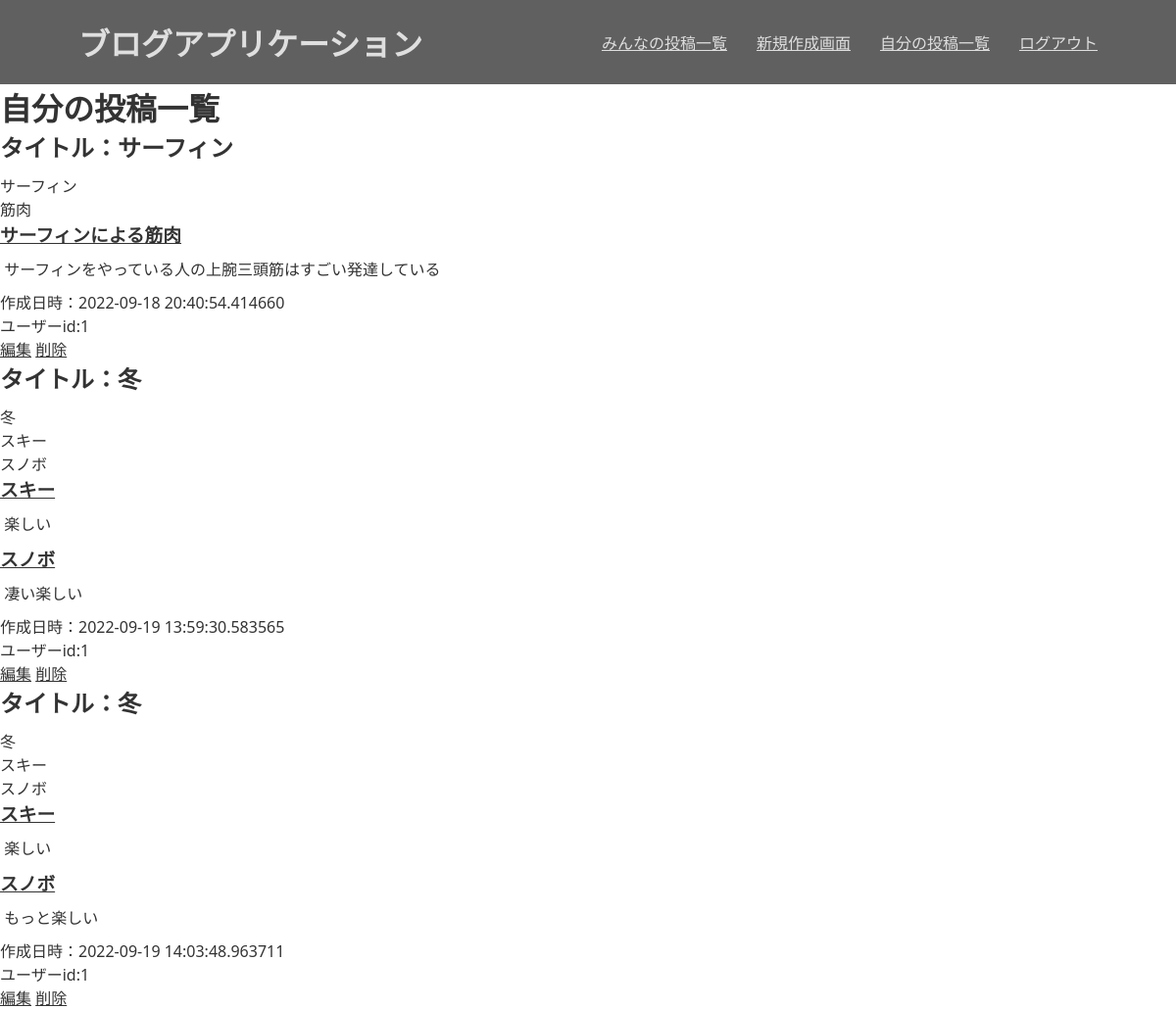
Page /user/show (signed in) on the committed database.
### app.py (models this page shows)
class BlogArticle(db.Model):
    __tablename__ = 'BlogArticle'
    id = db.Column(db.Integer, primary_key=True)
    title = db.Column(db.String(50), nullable=False)
    created_at = db.Column(db.DateTime, nullable=False, default=datetime.now(pytz.timezone('Asia/Tokyo')))
    user_id = db.Column(db.Integer, db.ForeignKey('users.id'), nullable=False)
    contents = db.relationship('Content', backref='BlogArticle')
    tag_relation = db.relationship('Tag_relation', backref='BlogArticle', lazy=True)
    image = db.Column(db.String(100))

class Tag(db.Model):
    __tablename__ = 'Tag'
    id = db.Column(db.Integer, primary_key=True)
    name = db.Column(db.String(50), nullable=False)
    tag_relation = db.relationship('Tag_relation', backref='Tag', lazy=True)
    type_id = db.Column(db.Integer)

class Content(db.Model):
    __tablename__ = 'contents'
    id = db.Column(db.Integer, primary_key=True)
    blog_id = db.Column(db.Integer, db.ForeignKey('BlogArticle.id'))
    content_type = db.Column(db.String(50), nullable=False)
    text = db.Column(db.Text)
    seq = db.Column(db.Integer, nullable=False)

### app.py (the view)
@app.route('/user/show')
def show_user():
    user_id = current_user.id
    blogarticles = BlogArticle.query.filter_by(user_id=user_id).all()
    content = {}
    for blogarticle in blogarticles:
        contents = Content.query.filter_by(blog_id=blogarticle.id).order_by(Content.seq).all()
        box = []
        for c in contents:
            dic = {}
            dic["type"] = c.content_type
            dic["text"] = c.text
            box.append(dic)
        content[blogarticle.id] = box
    tags = {}
    for blogarticle in blogarticles:
        relation_to_tags = Tag_relation.query.filter_by(article_id=blogarticle.id)
        box = []
        for relation_to_tag in relation_to_tags:
            tag = Tag.query.filter_by(id = relation_to_tag.tag_id).first()
            box.append(tag.name)
        tags[blogarticle.id] = box
    return render_template('show_user.html', blogarticles=blogarticles, content=content, tags = tags)

### app.py (called while the page is built)
@login_manager.user_loader
def load_user(user_id):
    return User.query.get(int(user_id))

### templates/show_user.html
{% extends 'base.html' %}
{% block content %}
<h1>自分の投稿一覧</h1>
{% for blogarticle in blogarticles %}
<article>
    <h1 class="title">タイトル：{{ blogarticle.title }}</h1>
    {% for tag in tags[blogarticle.id] %}
    <p>{{ tag }}</p>
    {% endfor %}
    {% for c in content[blogarticle.id] %}
        {% if c["type"] == "headline" %}
        <h3 class="headline">{{ c["text"] }}</h3>
        {% elif c["type"] == "body" %}
        <p class="text">&nbsp;{{ c["text"] }}</p>
        {% endif %}
    {% endfor %}
    <p>作成日時：{{ blogarticle.created_at }}</p>
    <p>ユーザーid:{{ blogarticle.user_id }}</p>
    <a href="/update/{{ blogarticle.id }}" role="button">編集</a>
    <a href="/delete/{{ blogarticle.id }}" role="button">削除</a>
</article>
{% endfor %}
{% endblock %}

### templates/base.html (shortened to what this page needs)
<!DOCTYPE html>
<html>
    <head>
        <link rel="stylesheet" href="../static/css/slick-theme.css">
        <link rel="stylesheet" href="../static/css/slick.css">
        <link href="../static/css/styles.css" rel="stylesheet">
    </head>
    <body>
        <div class="yellow">
            <div class="content">
                <header>
                    <div class="header-logo">
                        <h1>ブログアプリケーション</h1>
                    </div>
                    <div class="header-list">
                        <ul>
                            {% if current_user.is_authenticated == True %}
                            <li class="header-img2"><a href="/">みんなの投稿一覧</a></li>
                            <li class="header-img2"><a href="/create" role="button">新規作成画面</a></li>
                            <li class="header-img2"><a href="/user/show" role="button">自分の投稿一覧</a></li>
                            <li class="header-img2"><a href="/logout" role="button">ログアウト</a></li>
                            {% else %}
                            <li class="header-img2"><a href="/signup" role="button">ユーザー登録</a></li>
                            <li class="header-img2"><a href="/login" role="button">ログイン</a></li>
                            {% endif %}
                        </ul>
                    </div>
                </header>
            </div>
        </div>
        {% block content %}
        {% endblock %}
    </body>
</html>

### static/css/styles.css (style rules this page uses)
html, body, ul, ol, li, h1, h2, h3, h4, h5, h6, p, form, input, div { margin: 0; padding: 0; }
* { box-sizing: border-box; font-family: "Noto Sans", "游ゴシック Medium", YuGothic, "游ゴシック体", "ヒラギノ角ゴ Pro W3", "メイリオ", sans-serif; color: #333; }
li { list-style: none; }
.content { width: 1040px; margin: 0 auto; }
.yellow { background-color: #606060; }
header { display:flex; justify-content:space-between; align-items:center; padding-top:20px; padding-bottom:20px; }
.header-logo h1 { color: #FFF; opacity: 0.8; }
.header-list ul { display:flex; }
.header-img2 { margin-left:30px; }
.header-img2 a { color: #FFF; opacity: 0.8; }
.headline { text-decoration: underline; padding-bottom:10px; }
.title { padding-bottom:10px; }
.text { padding-bottom:10px; }
p { white-space: pre-wrap; }

### rows in the picture
BlogArticle: title "サーフィン", created_at "2022-09-18 20:40:54.414660", user_id "1"
Tag: name "サーフィン"
Tag: name "筋肉"
Content: text "サーフィンによる筋肉"
Content: text "サーフィンをやっている人の上腕三頭筋はすごい発達している"
BlogArticle: title "冬", id "冬", created_at "2022-09-19 13:59:30.583565", user_id "1"
Tag: name "スキー"
Tag: name "スノボ"
Content: text "スキー"
Content: text "楽しい"
Content: text "スノボ"
Content: text "凄い楽しい"
BlogArticle: title "冬", id "冬", created_at "2022-09-19 14:03:48.963711", user_id "1"
Content: text "スキー"
Content: text "楽しい"
Content: text "スノボ"
Content: text "もっと楽しい"
